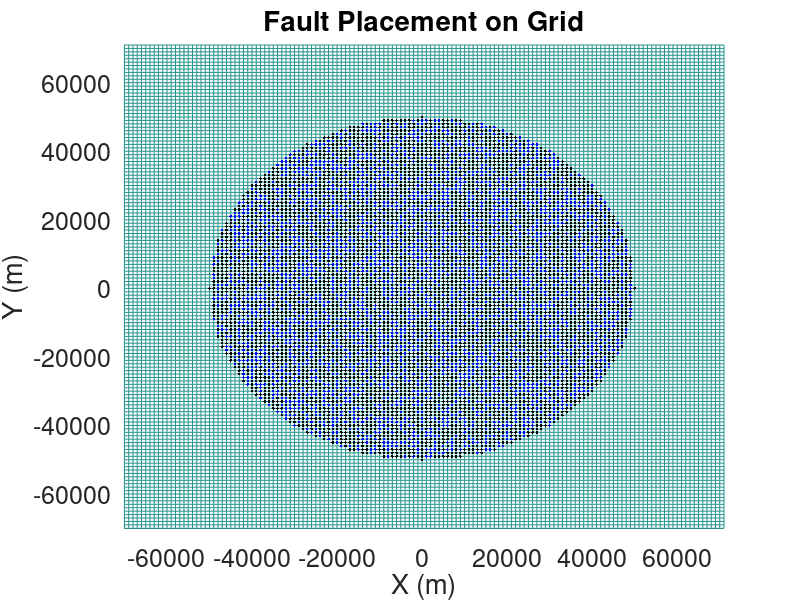

This figure's MATLAB source: (Note: this script raises an error after producing the figure.)
%% Wrapper code with random fault parameters (step 1) for fault model by Okada (1992), v2.0

clear all; close all;

%% Define non-random variables

nfaults = 5e3;    % number of faults in model
zlevel  = 0e3;    % depth of internal deformation (m) -> 0 is free surface
boxsize = 7e4;    % dimension of box (m)
radius  = 5e4;    % radius of circle inside box to be populated with faults (m)
mu      = 1e9;    % shear modulus (Pa)
nu      = 0.25;   % Poisson ratio

delta = deg2rad(90);
phi   = deg2rad(90);

L  = 1e3;         % length along fault strike direction (m)
W  = 5e2;        % length along perpendicular direction to strike (m)
U  = 1.0;         % dislocation amount (m)
zt = 3e3;         % z coordinate of top left corner of fault, positive downwards (m)
z0 = zt + W*sin(delta);

%% Set up circle (to be populated with faults) inside gridded box

rotmat  = [sin(phi), cos(phi); -cos(phi), sin(phi)]; 
fmax    = max(rotmat\[L; W*cos(delta)]);
% fmax    = sqrt(L^2 + W^2);

brange  = (-boxsize:fmax:boxsize+fmax);
[xg,yg] = meshgrid(brange, brange);
cinds   = find(xg.^2 + yg.^2 - radius^2 <= 0);

%% Populate circle with random distribtion of nfaults

if length(cinds) > nfaults
    frand = randsample(cinds, nfaults);
else
    error('Grid error. Please either: increase boxsize, decrease number of faults, or decrease fault dimensions.');
end

x0 = xg(frand);
y0 = yg(frand);

%% Plot fault placements inside circle on grid

figure(1); hold on;
set(gca, 'FontSize', 18)
mesh(xg, yg, zeros(size(xg)), 'LineWidth', 0.1);
plot(xg(cinds), yg(cinds), 'b.')
plot(x0, y0, 'k.')
xlim([-boxsize, boxsize+fmax]);  ylim([-boxsize, boxsize+fmax]);
title('Fault Placement on Grid')
xlabel('X (m)'); ylabel('Y (m)');

%% Iterate through faults and get displacements/derivatives for each

[xx, yy] = meshgrid(linspace(-boxsize, boxsize, 2*length(brange)), linspace(-boxsize, boxsize, 2*length(brange)));

[u, v, w, du_dx, dv_dy, dw_dz, du_dz, dw_dx, dv_dz, dw_dy, du_dy, dv_dx] = ...
    deal(zeros(size(xx, 1), size(xx, 1)));

[uu, vv, ww, duu_dx, dvv_dy, dww_dz, duu_dz, dww_dx, dvv_dz, dww_dy, duu_dy, dvv_dx] = ...
    deal(zeros(size(xx, 1), size(xx, 1)));

for n = 1:nfaults
    
%     figure(2); hold on;
%     set(gca, 'FontSize', 18)
%     plotfault(3, x0(n), y0(n), z0, L, W, phi, delta); 
%     plot3(x0(n), y0(n), -z0, 'ko', 'markerfacecolor', 'y')
%     view(-65, 10)
%     grid on
    
    for i = 1:size(xx, 1)
        for j = 1:size(xx, 1)
            [u(i,j), v(i,j), w(i,j), du_dx(i,j), dv_dy(i,j), dw_dz(i,j), du_dz(i,j), ...
                dw_dx(i,j), dv_dz(i,j), dw_dy(i,j), du_dy(i,j), dv_dx(i,j)] = ...
                okada92_kc(x0(n), y0(n), z0, xx(i,j), yy(i,j), zlevel, L, W, U*1e3, phi, delta, mu, nu);
        end
    end
    
    uu     = uu + u;            vv     = vv + v;            ww     = ww + w;
    duu_dx = duu_dx + du_dx;    dvv_dy = dvv_dy + dv_dy;    dww_dz = dww_dz + dw_dz;
    duu_dy = duu_dy + du_dy;    dvv_dx = dvv_dx + dv_dx;    dww_dx = dww_dx + dw_dx;
    duu_dz = duu_dz + du_dz;    dvv_dz = dvv_dz + dv_dz;    dww_dy = dww_dy + dw_dy;
    
end

%% Plot 2 (3D quiver plot of displacements + 3D fault plot)

figure(2); hold on;
quiver3(xx, yy, zlevel*ones(size(xx)), uu, vv, ww, 2); 
xlim([-boxsize boxsize]); ylim([-boxsize boxsize]);
xlabel('X (m)'); ylabel('Y (m)'); zlabel('Z (m)');
title('3D Displacement Field with Fault')
view(-65, 10)
grid on

%% Plot 3 (displacement in z-direction surf plot)

figure(3); hold on;
set(gca, 'FontSize', 18)
surf(xx, yy, ww, 'FaceAlpha', .95, 'EdgeColor', 'None') 
xlim([-boxsize boxsize]); ylim([-boxsize boxsize]);
xlabel('X (m)'); ylabel('Y (m)'); zlabel('Z (m)');
title('Displacement in Z-direction')
view(-65, 10)
grid on

%% Plot 4 (strain plot)

area_dil = duu_dx + dvv_dy;
sstrain1 = duu_dx - dvv_dy;
sstrain2 = duu_dy + dvv_dx;

figure(4); hold on;

subplot(3,1,1); hold on;
set(gca, 'FontSize', 14)
surf(xx, yy, area_dil, 'FaceAlpha', .95, 'EdgeColor', 'None') 
xlabel('X (m)'); zlabel('du/dx + dv/dy');
view(-65, 10)
grid on

subplot(3,1,2); hold on;
set(gca, 'FontSize', 14)
surf(xx, yy, sstrain1, 'FaceAlpha', .95, 'EdgeColor', 'None') 
xlabel('X (m)'); zlabel('du/dx - dv/dy');
view(-65, 10)
grid on

subplot(3,1,3); hold on;
set(gca, 'FontSize', 14)
surf(xx, yy, sstrain2, 'FaceAlpha', .95, 'EdgeColor', 'None') 
xlabel('X (m)'); zlabel('du/dx + dv/dx');
view(-65, 10)
grid on
